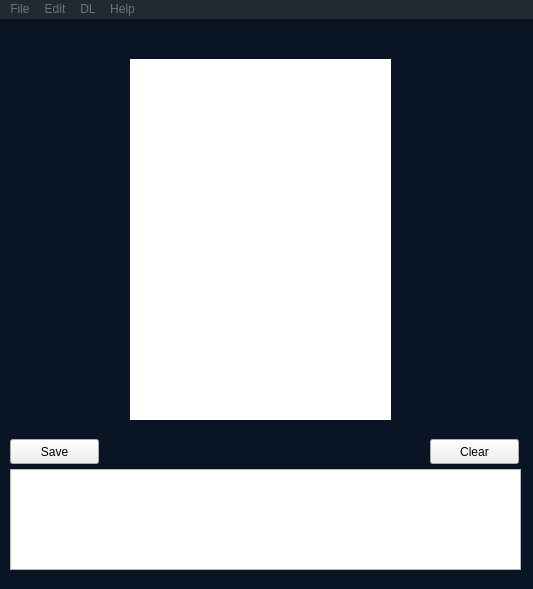
<?xml version="1.0" encoding="UTF-8"?>
<ui version="4.0">
 <class>MainWindow</class>
 <widget class="QMainWindow" name="MainWindow">
  <property name="geometry">
   <rect>
    <x>0</x>
    <y>0</y>
    <width>533</width>
    <height>589</height>
   </rect>
  </property>
  <property name="maximumSize">
   <size>
    <width>1024</width>
    <height>720</height>
   </size>
  </property>
  <property name="windowTitle">
   <string>MainWindow</string>
  </property>
  <property name="styleSheet">
   <string notr="true">QMainWindow {
background-color:rgb(9, 21, 36);
width: 320px;
heigth :500px
}
font {
color: white
}
QMenuBar, QMenu, QAction {
background-color: rgb(34, 41, 48);
color: rgb(101, 116, 133);
}

QAction:hover {
	color: white;
}
QMenuBar.QMenu.QAction:pressed {
	background-color: black;
}

QLabel {
font-size: 16px;
color: #fff;
}</string>
  </property>
  <widget class="QWidget" name="centralwidget">
   <widget class="QLabel" name="label_3">
    <property name="geometry">
     <rect>
      <x>130</x>
      <y>40</y>
      <width>261</width>
      <height>361</height>
     </rect>
    </property>
    <property name="styleSheet">
     <string notr="true">background-color: rgb(255, 255, 255);</string>
    </property>
    <property name="text">
     <string/>
    </property>
   </widget>
   <widget class="QTextEdit" name="lineEdit">
    <property name="geometry">
     <rect>
      <x>10</x>
      <y>450</y>
      <width>511</width>
      <height>101</height>
     </rect>
    </property>
    <property name="html">
     <string>&lt;!DOCTYPE HTML PUBLIC &quot;-//W3C//DTD HTML 4.0//EN&quot; &quot;http://www.w3.org/TR/REC-html40/strict.dtd&quot;&gt;
&lt;html&gt;&lt;head&gt;&lt;meta name=&quot;qrichtext&quot; content=&quot;1&quot; /&gt;&lt;style type=&quot;text/css&quot;&gt;
p, li { white-space: pre-wrap; }
&lt;/style&gt;&lt;/head&gt;&lt;body style=&quot; font-family:'Ubuntu'; font-size:11pt; font-weight:400; font-style:normal;&quot;&gt;
&lt;p style=&quot;-qt-paragraph-type:empty; margin-top:0px; margin-bottom:0px; margin-left:0px; margin-right:0px; -qt-block-indent:0; text-indent:0px;&quot;&gt;&lt;br /&gt;&lt;/p&gt;&lt;/body&gt;&lt;/html&gt;</string>
    </property>
   </widget>
   <widget class="QPushButton" name="pushButton_2">
    <property name="geometry">
     <rect>
      <x>10</x>
      <y>420</y>
      <width>89</width>
      <height>25</height>
     </rect>
    </property>
    <property name="text">
     <string>Save</string>
    </property>
   </widget>
   <widget class="QPushButton" name="pushButton">
    <property name="geometry">
     <rect>
      <x>430</x>
      <y>420</y>
      <width>89</width>
      <height>25</height>
     </rect>
    </property>
    <property name="text">
     <string>Clear</string>
    </property>
   </widget>
  </widget>
  <widget class="QMenuBar" name="menuBar">
   <property name="geometry">
    <rect>
     <x>0</x>
     <y>0</y>
     <width>533</width>
     <height>22</height>
    </rect>
   </property>
   <widget class="QMenu" name="menuColor_mode">
    <property name="title">
     <string>Edit</string>
    </property>
    <widget class="QMenu" name="menuColor_mode_2">
     <property name="title">
      <string>Color mode</string>
     </property>
     <addaction name="actionNegative"/>
     <addaction name="actionSepia"/>
     <addaction name="actionWhite_black"/>
     <addaction name="actionBlack_white"/>
    </widget>
    <addaction name="separator"/>
    <addaction name="menuColor_mode_2"/>
    <addaction name="separator"/>
    <addaction name="actionNorm"/>
    <addaction name="separator"/>
   </widget>
   <widget class="QMenu" name="menuDeep_Learning">
    <property name="title">
     <string>DL</string>
    </property>
    <widget class="QMenu" name="menuExample">
     <property name="title">
      <string>Example</string>
     </property>
     <addaction name="actionFind_Face"/>
     <addaction name="actionDetect_text_2"/>
    </widget>
    <addaction name="actionFind_Fac"/>
    <addaction name="actionDetect_text"/>
    <addaction name="separator"/>
    <addaction name="menuExample"/>
   </widget>
   <widget class="QMenu" name="menuHelp_me">
    <property name="title">
     <string>Help</string>
    </property>
    <addaction name="actionAbout_me"/>
    <addaction name="action_3"/>
    <addaction name="action_4"/>
   </widget>
   <widget class="QMenu" name="menuFile">
    <property name="title">
     <string>File</string>
    </property>
    <addaction name="actionOpen"/>
    <addaction name="actionSave"/>
    <addaction name="actionSave_as"/>
    <addaction name="separator"/>
   </widget>
   <addaction name="menuFile"/>
   <addaction name="menuColor_mode"/>
   <addaction name="menuDeep_Learning"/>
   <addaction name="menuHelp_me"/>
  </widget>
  <action name="actionOpen">
   <property name="text">
    <string>Open</string>
   </property>
  </action>
  <action name="actionSave">
   <property name="text">
    <string>Save</string>
   </property>
  </action>
  <action name="actionSave_as">
   <property name="text">
    <string>Save as</string>
   </property>
  </action>
  <action name="actionSepia">
   <property name="text">
    <string>Sepia</string>
   </property>
  </action>
  <action name="actionNegative">
   <property name="text">
    <string>Negative</string>
   </property>
  </action>
  <action name="actionBlack_white">
   <property name="text">
    <string>Black-white</string>
   </property>
  </action>
  <action name="actionGray">
   <property name="text">
    <string>Gray</string>
   </property>
  </action>
  <action name="actionFind_Fac">
   <property name="text">
    <string>Find Face</string>
   </property>
  </action>
  <action name="actionDetect_text">
   <property name="text">
    <string>Detect text</string>
   </property>
  </action>
  <action name="actionFind_Face">
   <property name="text">
    <string>Find Face</string>
   </property>
  </action>
  <action name="actionDetect_text_2">
   <property name="text">
    <string>Detect text</string>
   </property>
  </action>
  <action name="actionNorm">
   <property name="text">
    <string>Normal</string>
   </property>
  </action>
  <action name="actionWhite_black">
   <property name="text">
    <string>White-black</string>
   </property>
  </action>
  <action name="actionAbout_me">
   <property name="text">
    <string>About me</string>
   </property>
  </action>
  <action name="action_3">
   <property name="text">
    <string>Directory</string>
   </property>
  </action>
  <action name="action_4">
   <property name="text">
    <string>Asks</string>
   </property>
  </action>
  <action name="action_2">
   <property name="text">
    <string>edit mode</string>
   </property>
  </action>
 </widget>
 <resources/>
 <connections>
  <connection>
   <sender>pushButton</sender>
   <signal>clicked()</signal>
   <receiver>lineEdit</receiver>
   <slot>clear()</slot>
   <hints>
    <hint type="sourcelabel">
     <x>481</x>
     <y>460</y>
    </hint>
    <hint type="destinationlabel">
     <x>478</x>
     <y>486</y>
    </hint>
   </hints>
  </connection>
 </connections>
</ui>
